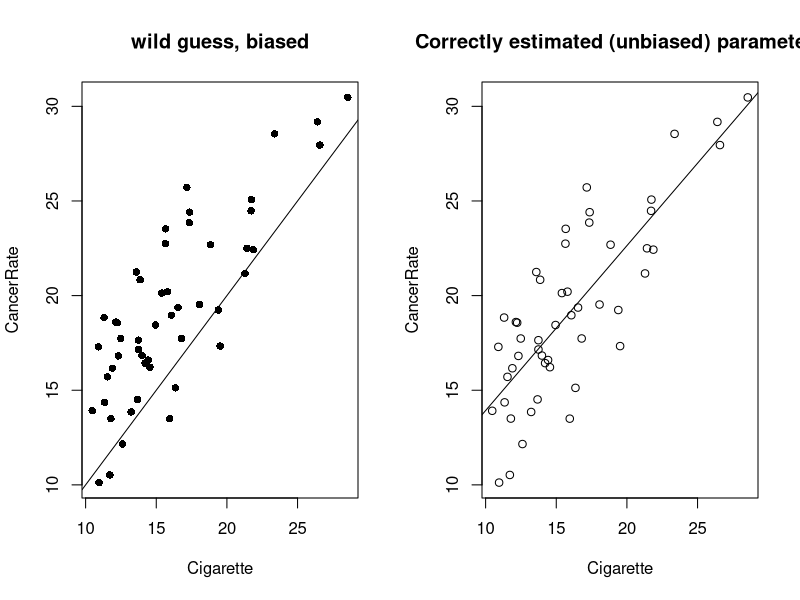
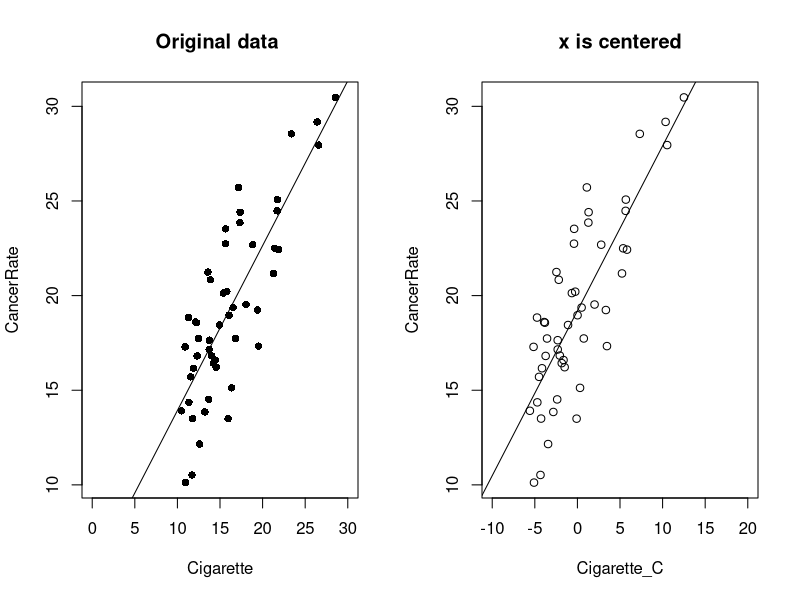
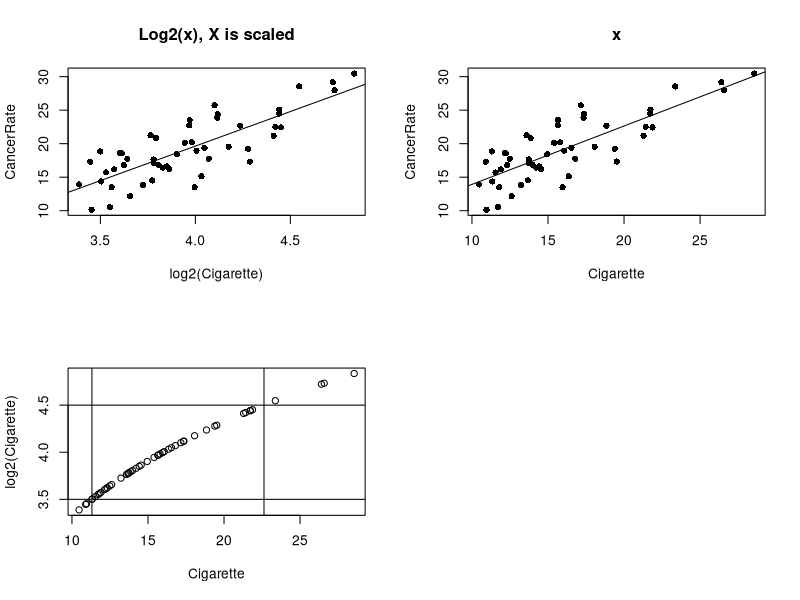
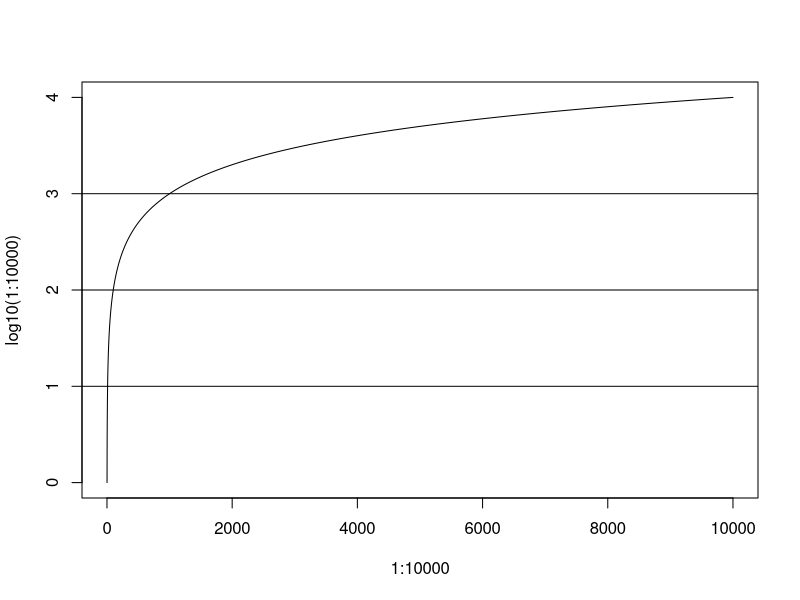
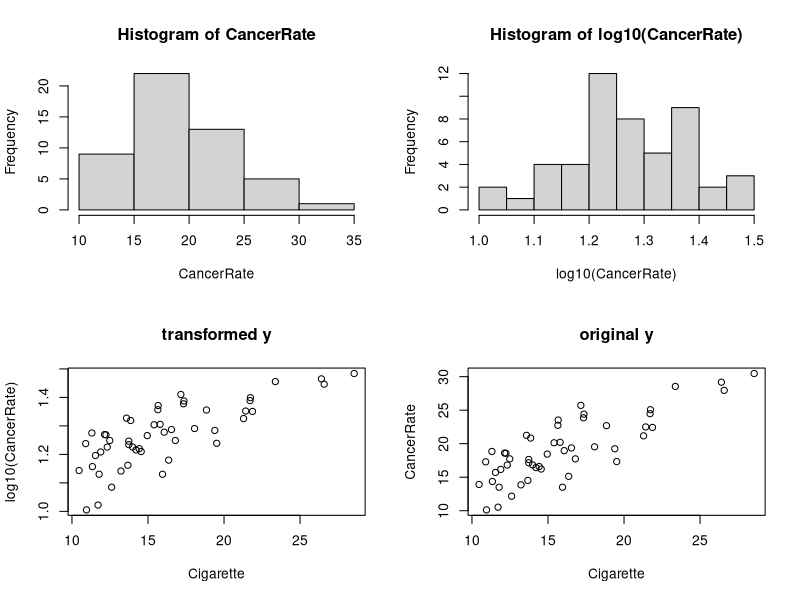
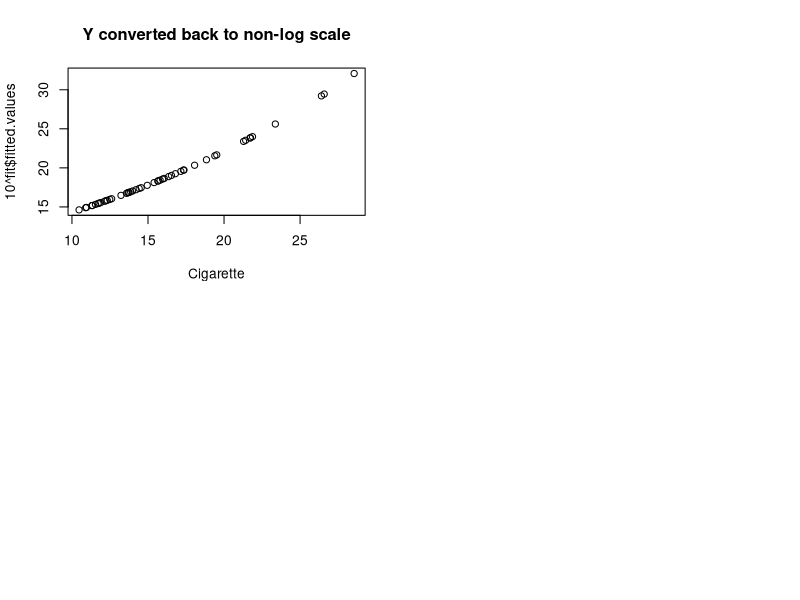
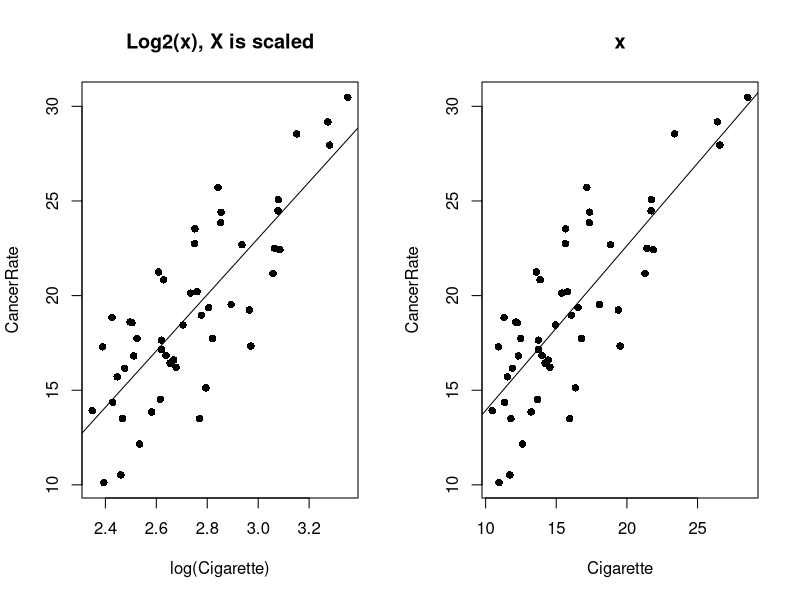
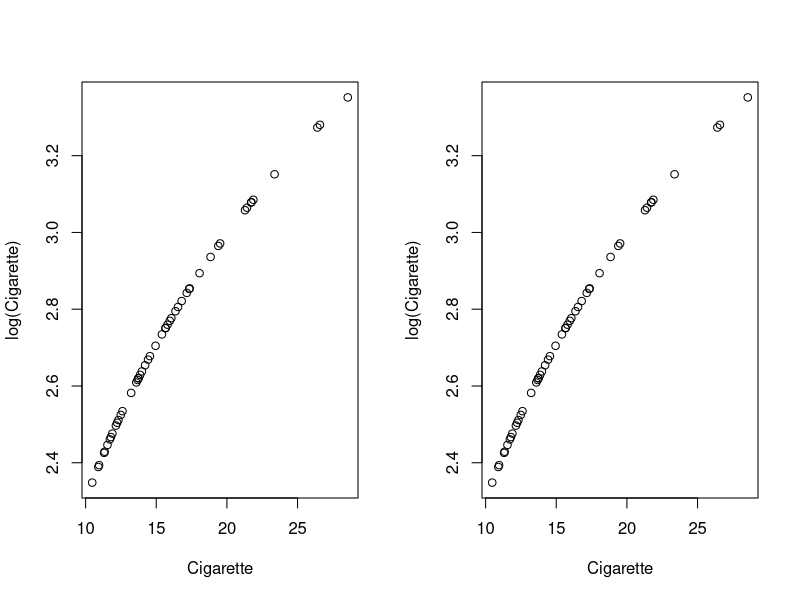

The R source for these figures, in order:
# Regression example 


# Make compariosn plots 
par(mfrow= c(1,2))

set.seed(101)

# I make fake state-level cigarette sales and lung cancer rate per 100,000 ppl
Cigarette <- abs(rnorm(mean = 0, sd = 8, n = 50)) + 10
CancerRate <- Cigarette + rnorm(sd = 3, n = 50) + 3

# Wild guess, beta_0 = 0, and beta_1 = 1
plot(Cigarette, CancerRate, pch = 16,  main = "wild guess, biased")
abline(a= 0, b = 1,col = "black")

# Estimated from data 
plot(Cigarette, CancerRate, main = "Correctly estimated (unbiased) parameters")
abline(lm(CancerRate ~ Cigarette),col = "black")
lm(CancerRate ~ Cigarette)$coefficients






#

# Least square estimation 
# Beta_1
SS_xy <- sum((Cigarette - mean(Cigarette))*(CancerRate - mean(CancerRate))) 
SS_xx <- sum((Cigarette - mean(Cigarette))^2)
SS_xy/SS_xx 
beta_1 <- SS_xy/SS_xx 

# Beta_0
mean(CancerRate) - beta_1*mean(Cigarette)
beta_0 <- mean(CancerRate) - beta_1*mean(Cigarette)

# Confirm by a regression function 
lm(CancerRate ~ Cigarette)

 









# Centering to improve the interpretation of \beta_0
# Beta_1
Cigarette_C <- Cigarette - mean(Cigarette)
SS_xy <- sum((Cigarette_C - mean(Cigarette_C))*(CancerRate - mean(CancerRate))) 
SS_xx <- sum((Cigarette_C - mean(Cigarette_C))^2)
SS_xy/SS_xx 
beta_1_C <- SS_xy/SS_xx

# Beta_0
mean(CancerRate) - beta_1*mean(Cigarette_C)
beta_0_C <- mean(CancerRate) - beta_1*mean(Cigarette_C)


par(mfrow= c(1,2))
# Wild guess, beta_0 = 0, and beta_1 = 1
plot(Cigarette, CancerRate, pch = 16,  main = "Original data ", xlim = c(0,30))
abline(a= beta_0, b = beta_1,col = "black")

# After centring 
plot(Cigarette_C, CancerRate, main = "x is centered", xlim = c(-10,20))
abline(a = beta_0_C, b = beta_1_C,col = "black")









# Log transformation, base 2(X).  
dev.off()
par(mfrow= c(2,2))
plot(log2(Cigarette), CancerRate, pch = 16,  main = "Log2(x), X is scaled")
abline(lm(CancerRate ~ log2(Cigarette)),col = "black")

plot(Cigarette, CancerRate, pch = 16,  main = "x")
abline(lm(CancerRate ~ Cigarette),col = "black")


plot(y=log2(Cigarette), x =Cigarette)
abline(h = 3.5)
abline(v = 2^(3.5))
abline(h = 4.5)
abline(v = 2^(4.5))
2^3.5 # y-axis
2^4.5 # y-axis, increment of log2 x by one 









# Log transformation, base 10(Y).  
dev.off()
plot(y=log10(1:10000), x =1:10000, type = "l")
abline(h = 1); abline(h = 2); abline(h = 3);






# Log transformation, base 10(Y).
dev.off()
par(mfrow= c(2,2))
hist(CancerRate); hist(log10(CancerRate))
plot(y = log10(CancerRate), Cigarette, main = "transformed y" )
plot(y = CancerRate, Cigarette, main = "original y")


fit <- lm(log10(CancerRate) ~ Cigarette)
plot(y = 10^fit$fitted.values, x = Cigarette, main = "Y converted back to non-log scale")











# Log transformation, base e.  
dev.off()
par(mfrow= c(1,2))
plot(log(Cigarette), CancerRate, pch = 16,  main = "Log2(x), X is scaled")
abline(lm(CancerRate ~ log(Cigarette)),col = "black")

plot(Cigarette, CancerRate, pch = 16,  main = "x")
abline(lm(CancerRate ~ Cigarette),col = "black")

# Log vs non-log
plot(y=log(Cigarette), x =Cigarette)
plot(y=log(Cigarette), x =Cigarette)













